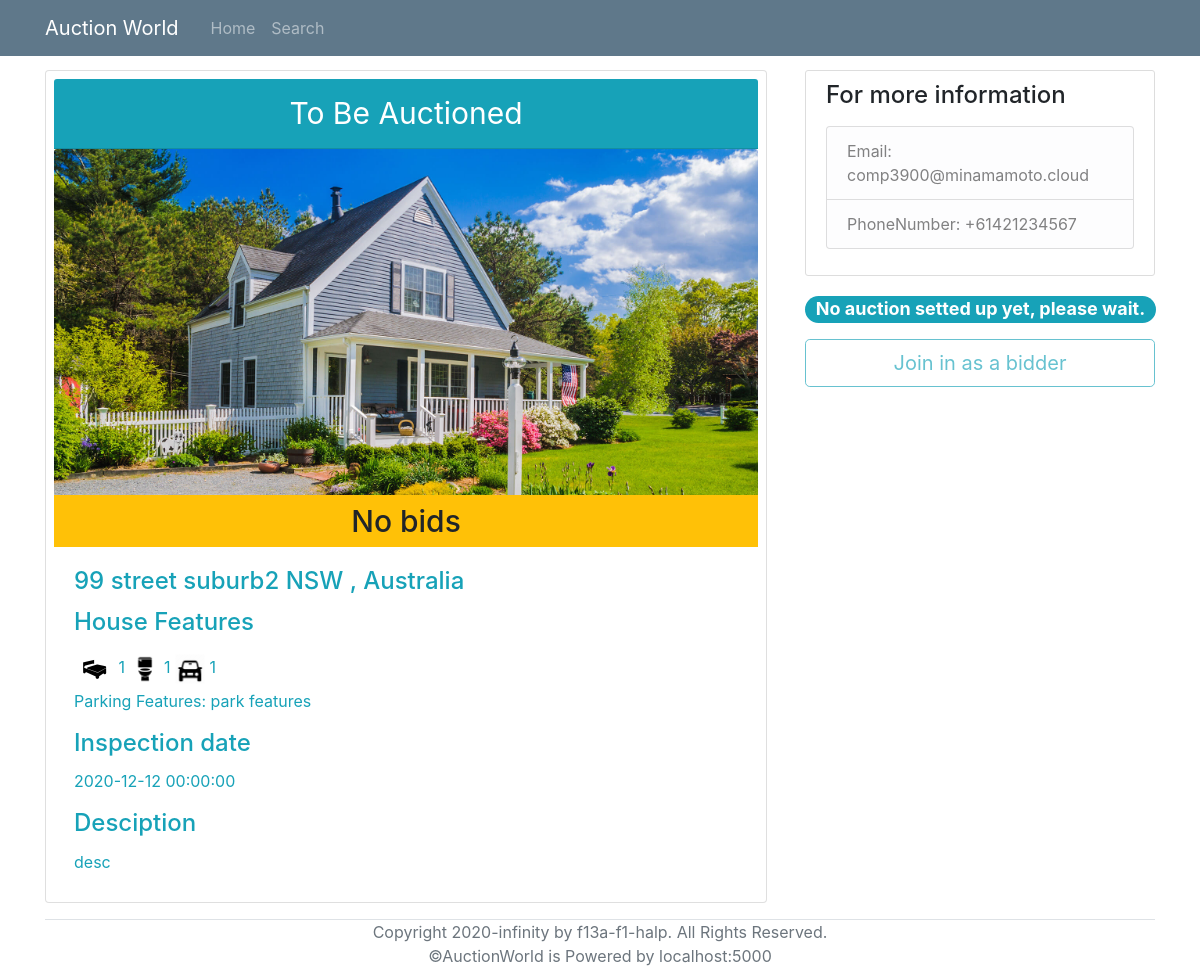
The page /viewProperty/2 on the database as committed earlier.
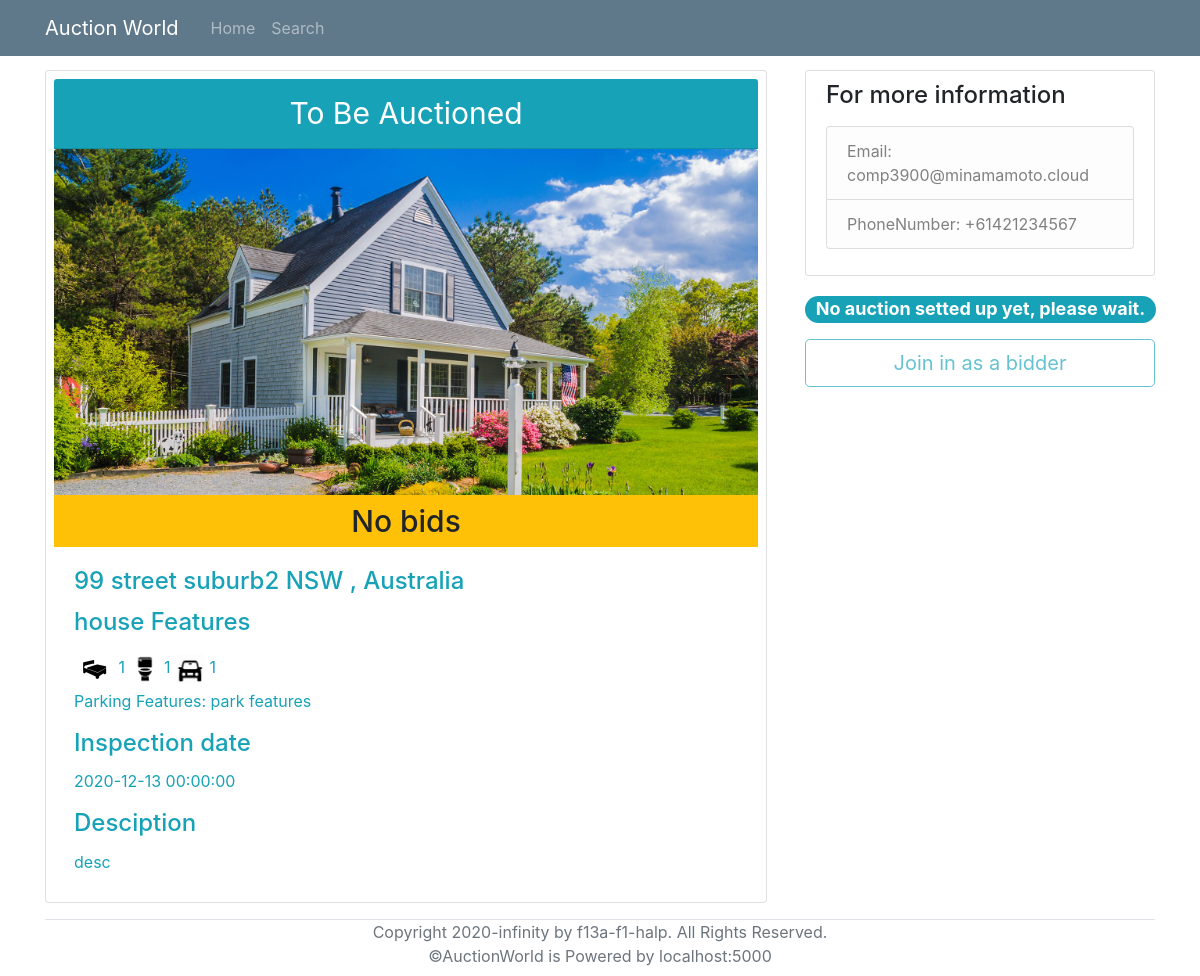
The same page on the database as committed later.
### models.py (models this page shows, shortened)
class Property(db.Model):
    __tablename__ = 'Property'
    id = db.Column(db.Integer, primary_key = True)
    property_type = db.Column(db.String)
    add_unit = db.Column(db.String(100))
    add_num = db.Column(db.String(100))
    add_name = db.Column(db.String(100))
    add_suburb = db.Column(db.String(100))
    add_state = db.Column(db.String(3))
    add_pc = db.Column(db.String(4))
    num_bedrooms = db.Column(db.Integer)
    num_parking = db.Column(db.Integer)
    num_bathrooms = db.Column(db.Integer)
    parking_features = db.Column(db.String)
    building_size = db.Column(db.Integer)
    land_size = db.Column(db.Integer)
    inspection_date = db.Column(db.DateTime)
    description = db.Column(db.String(2000))
    year_built = db.Column(db.Integer)
    status = db.Column(db.String)
    seller = db.Column(db.Integer, db.ForeignKey('User.id'))
    auctionId = db.relationship('AuctionDetails', backref='Property', uselist=False)
    photo_collection = db.relationship('Photos', backref='Property', lazy='dynamic')
    registeredBidders = db.relationship('User',secondary=lambda: RegisteredAssociation.__table__, backref="RegisteredProperties")

### routes.py (the view)
@app.route('/viewProperty/<property_id>', methods=['POST','GET'])
def viewProperty(property_id):
    property_info = Property.query.filter_by(id=property_id).first_or_404()
    seller = User.query.get(property_info.seller)
    auction = AuctionDetails.query.filter_by(PropertyID = property_id).first()
    if auction:
        highestBid = Bid.query.filter_by(AuctionID = auction.id).order_by(desc(Bid.Amount)).first()
        registered = RegisteredAssociation.query.filter_by(PropertyID = property_id, RegisteredBidderID=current_user.id).first()
    else:
        highestBid = None
        registered = None
    return render_template('viewProperty.html', title='View Property', property=property_info, seller= seller, auction=auction, highestBid=highestBid, registered=registered)

### templates/viewProperty.html (shortened to what the changed rows need)
{% extends "base.html" %}
{% block content %}
<div class="row">
    {% if current_user.id != seller.id %}
        <div class="col-md-8">
            <div class="card p-2 col-md-3.8 mr-2 mb-3">
    {% else %}
        <div class="col-md-10">
            <div class="card p-2 col-md-3.8 ml-3 mr-2 mb-3">
    {% endif %}
                    <div class="card-body text-info">
                        <h4 class="card-title">
                            {{property.add_num}} {{property.add_name}} {{property.add_suburb}} {{property.add_state}} {{property.pc}}, Australia
                        </h4>
                        <h4 class="card-title">{{property.property_type}} Features </h4>
                        <p class="card-text">
							<span><img src="/static/propertyImage/bedicon.png" alt="Card image cap" style="width:40px; height: 40px;"> {{property.num_bedrooms}}</span>
							<span><img src="/static/propertyImage/restroom.png" alt="Card image cap" style="width:30px; height: 30px;"> {{property.num_bedrooms}}</span>
                            <span><img src="/static/propertyImage/car.png" alt="Card image cap" style="width:30px; height: 30px;"> {{property.num_parking}}</span> <br>
                            <span>Parking Features: {{property.parking_features}}</span>
                        </p>
                        <h4 class="card-title">Inspection date</h4>
                        {% if property.inspection_date %}
                            <p class="card-text">{{property.inspection_date}}</p>
                        {% else %}
                            <p class="card-text">The inspection date has not been setted up yet, please wait or you can contact us to make a schedule for you to visit.</p>
                        {% endif %}
                        <h4 class="card-title"> Desciption </h4>
                        <p class="card-text">{{property.description}}</p>
                    </div>
                </div>
    </div>
</div>
{% endblock %}

Rows that differ between the two databases and show on the page:
changed Property "street": property_type "House" → "house"; inspection_date "2020-12-12 00:00:00" → "2020-12-13 00:00:00"
